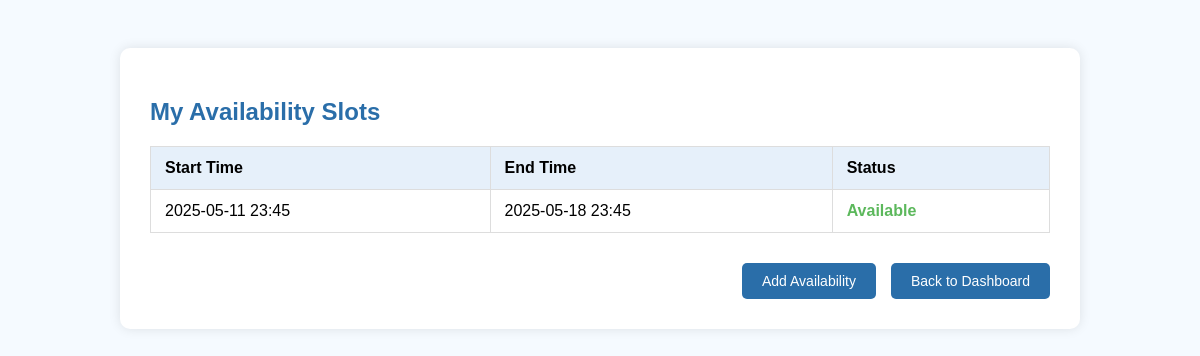
Screenshot of /appointment/availability/ (signed in) with the database file from the repository.
### appointment_app/models.py (models this page shows, shortened)
class Availability(models.Model):
    doctor = models.ForeignKey(
        Doctor,
        on_delete=models.CASCADE,
        related_name='availabilities'
    )
    start_time = models.DateTimeField()
    end_time = models.DateTimeField()
    is_booked = models.BooleanField(default=False)
    class Meta:
        db_table = 'availability'

### appointment_app/views.py (the view)
# urls.py: path('availability/', views.view_availabilities, name='view_availabilities'),
@login_required
def view_availabilities(request):
    if request.user.role != 'doctor':
        messages.error(request, "Access restricted to doctors only.")
        return redirect('appointment_app:dashboard')
    try:
        doctor = Doctor.objects.get(user=request.user)
    except Doctor.DoesNotExist:
        messages.error(request, "Doctor profile not found.")
        return redirect('appointment_app:dashboard')
    availabilities = Availability.objects.filter(doctor=doctor).order_by('start_time')
    return render(request, 'view_availabilities.html', {'availabilities': availabilities})

### MediHubs/templates/auth_application/view_availabilities.html (shortened to what this page needs)
<!DOCTYPE html>
<html>
<head>
</head>
<body>
<div class="container">
    <h2>My Availability Slots</h2>
    {% if availabilities %}
        <table>
            <thead>
                <tr>
                    <th>Start Time</th>
                    <th>End Time</th>
                    <th>Status</th>
                </tr>
            </thead>
            <tbody>
                {% for slot in availabilities %}
                    <tr>
                        <td>{{ slot.start_time|date:"Y-m-d H:i" }}</td>
                        <td>{{ slot.end_time|date:"Y-m-d H:i" }}</td>
                        <td class="status-{{ slot.is_booked|yesno:'booked,available' }}">{{ slot.is_booked|yesno:'Booked,Available' }}</td>
                    </tr>
                {% endfor %}
            </tbody>
        </table>
    {% else %}
        <p>No availability slots added yet. <a href="{% url 'appointment_app:add_availability' %}">Add one now</a>.</p>
    {% endif %}
    <div class="button-group">
        <a href="{% url 'appointment_app:add_availability' %}" class="button">Add Availability</a>
        <a href="{% url 'appointment_app:dashboard' %}" class="button">Back to Dashboard</a>
    </div>
</div>
</body>
</html>

### MediHubs/templates/auth_application/view_availabilities.html (style rules this page uses)
body { font-family: 'Poppins', sans-serif; background-color: #f5faff; padding: 40px; }
.container { background: white; padding: 30px; max-width: 900px; margin: auto; border-radius: 10px; box-shadow: 0 0 12px rgba(0,0,0,0.1); }
h2 { color: #2a6ea9; margin-bottom: 20px; }
table { width: 100%; border-collapse: collapse; margin-bottom: 30px; }
th, td { padding: 12px 14px; border: 1px solid #ddd; text-align: left; }
th { background-color: #e6f0fa; }
.status-available { color: #5cb85c; font-weight: bold; }
.button-group { display: flex; gap: 15px; justify-content: flex-end; }
.button { padding: 10px 20px; background-color: #2a6ea9; color: white; text-decoration: none; border-radius: 5px; font-size: 14px; border: none; transition: background-color 0.3s ease; cursor: pointer; }

### rows the page displays
Availability: start_time "2025-05-11 23:45", end_time "2025-05-18 23:45", is_booked "Available"
